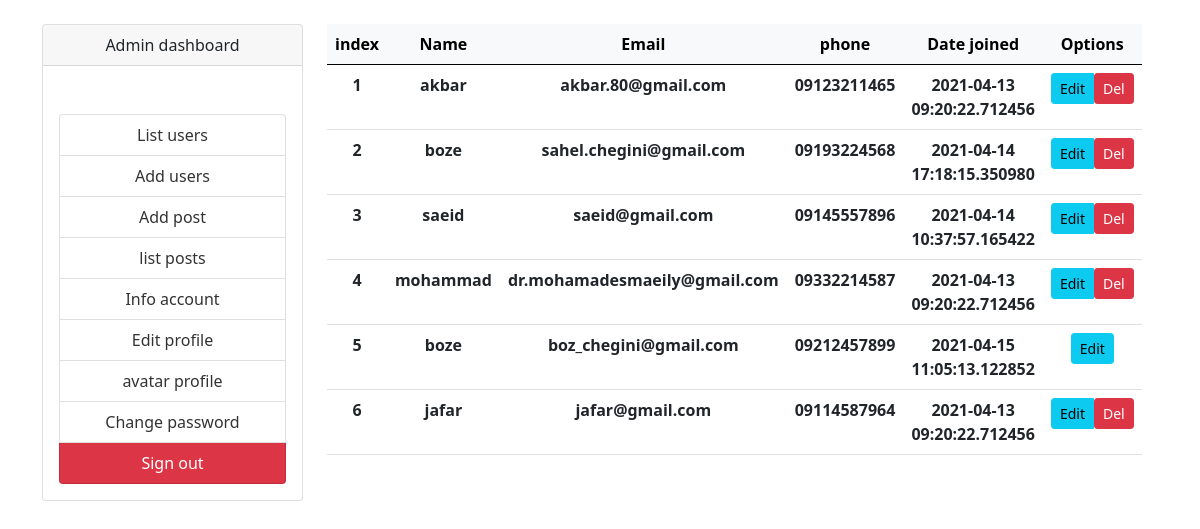
Before: /Admin/list with the older database file.
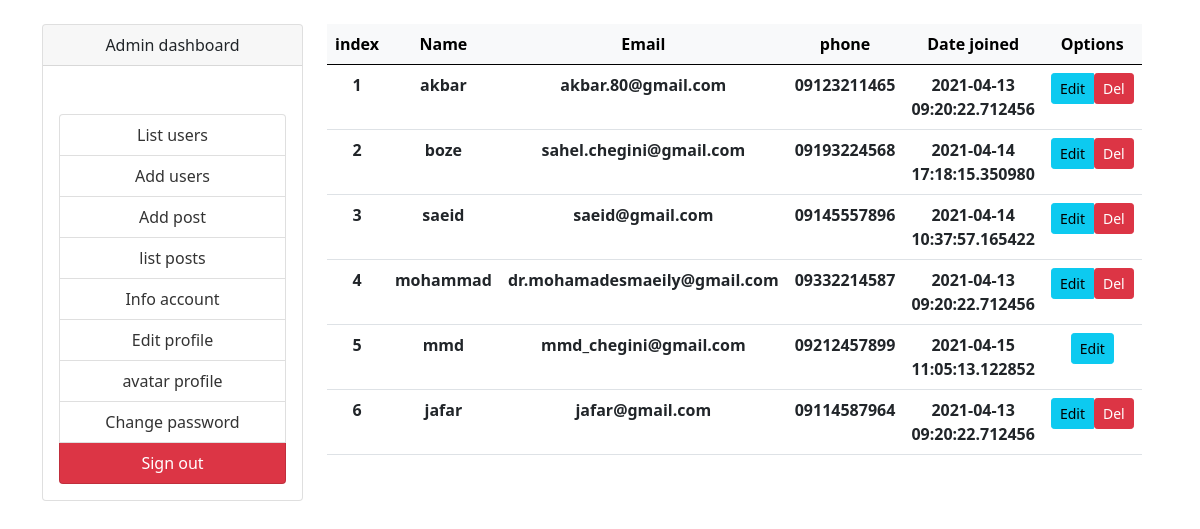
After: the same page with the newer database file.
### models/user.py (models this page shows, shortened)
class User_sign(db.Model , UserMixin):
    id=Column(Integer() , primary_key=True )
    name=Column(String(110))
    email=Column(String(110))
    password=Column(String(110))
    admin=Column(Boolean(),default=False )
    avatar=Column(String(110) , default='/static/img/avatar.png')
    phone=Column(String(20) , default=0)
    created_at=Column(DateTime(),default=datetime.utcnow())
    __table_args__ = {'extend_existing': True}
    @property
    def passwd(self):
        raise AttributeError('access forbidden')

### firstproject.py (the view)
@myapp.route('/Admin/list' , methods=['get','post'])
def admin_list_users():
    get_all_user=user.User_sign.query.all()
    return render_template('/Admin/list.html',users=get_all_user)

### templates/Admin/list.html (shortened to what this page needs)
<!DOCTYPE html>
<html lang="en">
<head>
    <link rel="stylesheet" href="{{ url_for('static',filename="css/app.css") }}"
</head>
<body>
<link href="https://cdn.jsdelivr.net/npm/bootstrap@5.0.0-beta3/dist/css/bootstrap.min.css" rel="stylesheet">
<div class="container text-center">
    <div class="row mt-4">
        {% include'./Admin/menu.html' %}
        <div class="col-8 justify-content-center">
            <table class="table">
                <thead class="table-light">
                <tr>
                    <th>index</th>
                    <th>Name</th>
                    <th>Email</th>
                    <th>phone</th>
                    <th>Date joined</th>
                    <th>Options</th>
                </tr>
                </thead>
                <tbody>
                {% for user in users %}
                <tr>
                    <th>{{ loop.index }}</th>
                    <th>{{ user.name }}</th>
                    <th>{{ user.email }}</th>
                    <th>{{ user.phone }}</th>
                    <th>{{ user.created_at }}</th>
                    <th>
                        <div class="btn-group" role="group">
                            <a href="{{ url_for('admin_edit_users') }}?id={{ user.id }}" class="btn btn-info btn-sm"> Edit</a>
                            {% if not user.admin %}
                                <form action="{{ url_for("admin_delete_users")}}?id={{user.id }}" method="post">
                                     <button type="submit" class="btn btn-danger btn-sm"> Del</button>
                                </form>
                            {% endif %}
                        </div>
                    </th>
                </tr>
                {% endfor %}
                </tbody>
            </table>
        </div>
    </div>
</div>
</body>
</html>

Changed rows visible on the page:
changed User_sign: name "boze" → "mmd"; email "boz_chegini@gmail.com" → "mmd_chegini@gmail.com"
